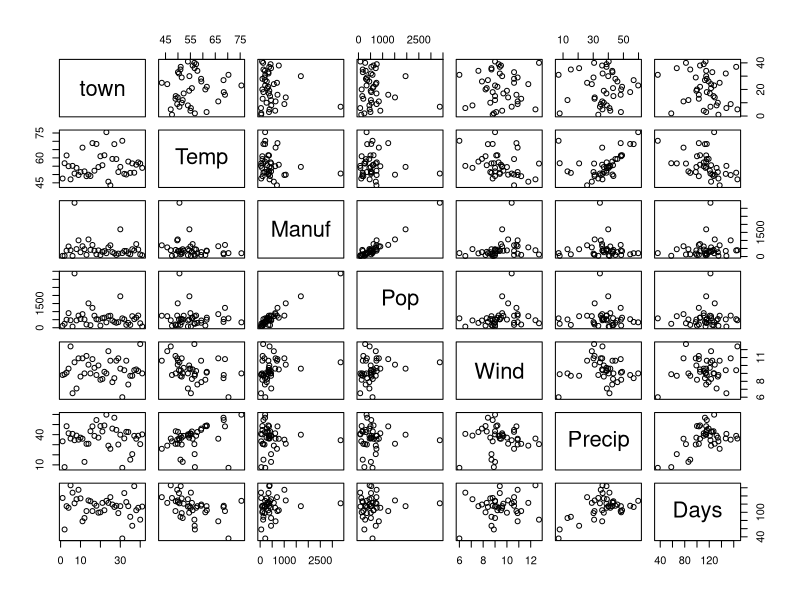
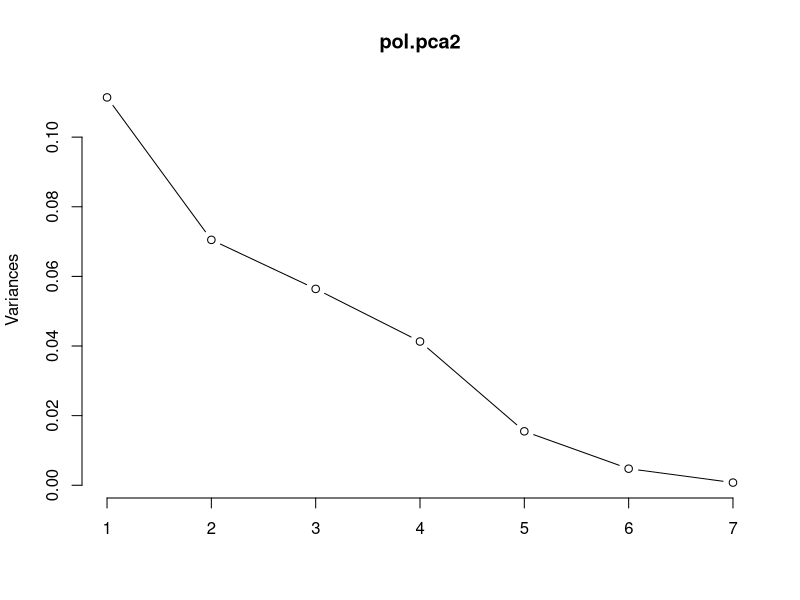
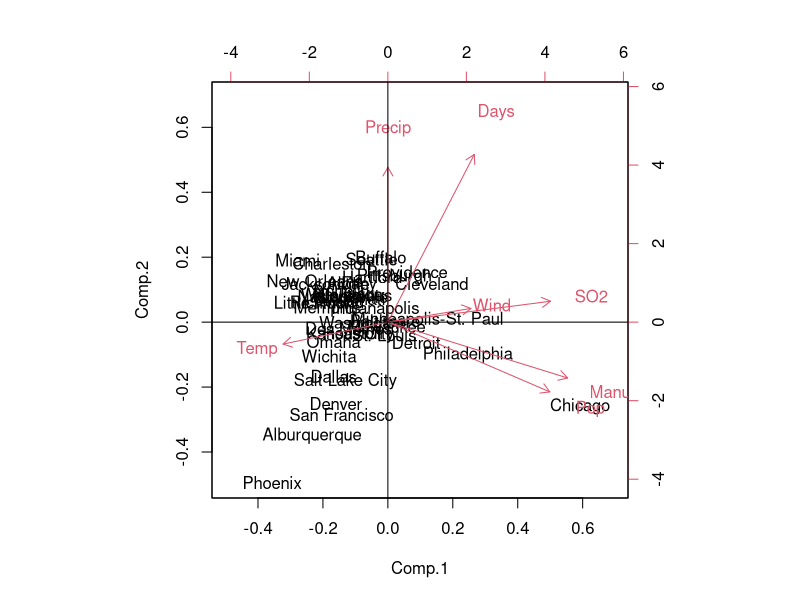
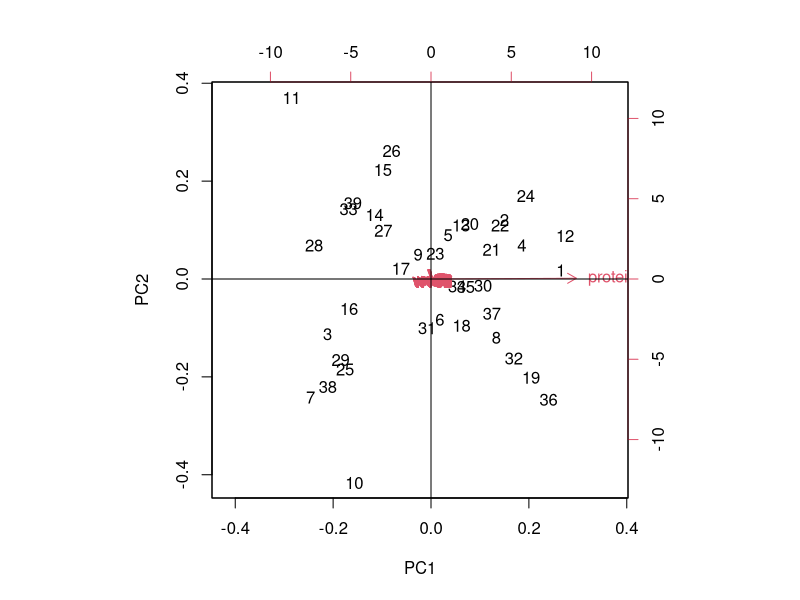

Source code (R) for these figures, in order:
A <- matrix(c(1, 1/2, 1/2, 2), nrow=2)
eigen_A <- eigen(A)
pca_A <- princomp(covmat=A)

poll_data <- subset(read.csv("data/pollution.csv",na.strings="."), select=-c(1,3))
poll_features <- subset(poll_data, select=-c(2))

# data analysis
summary(poll_data)
plot(poll_features)
cor(subset(poll_features, select=-c(1)))
apply(subset(poll_features, select=-c(1)), c(2), FUN=sd)

# normalize data
library(caret)
process <- preProcess(poll_data, method=c("range"))
norm_scale <- predict(process, poll_data)
poll_numeric <- subset(norm_scale, select=-c(1))
rownames(poll_numeric) <- norm_scale$town

# PCA
pol.pca <- princomp(poll_numeric, cor=T) # based on eigenvalues
summary(pol.pca)
pol.pca$loadings

pol.pca2 <- prcomp(poll_numeric) # based on svd
head(pol.pca2$x)
plot(pol.pca2, type="line")

library(dplyr)
cor_pca <- round(pol.pca$scores, digits=4)
cor_pca

biplot(pol.pca)
abline(h=0)
abline(v=0)

# NIR data
nir_data <- subset(read.csv("data/nir.csv",na.strings="."), select=-c(1))
nir.pcs <- prcomp(nir_data)
biplot(nir.pcs)
abline(h=0)
abline(v=0)
